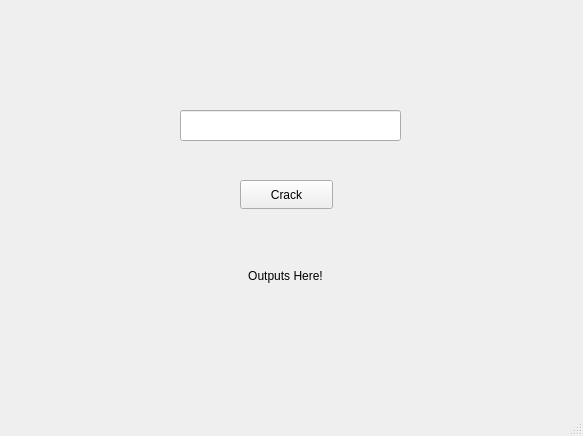
<?xml version="1.0" encoding="UTF-8"?>
<ui version="4.0">
 <class>MainWindow</class>
 <widget class="QMainWindow" name="MainWindow">
  <property name="geometry">
   <rect>
    <x>0</x>
    <y>0</y>
    <width>583</width>
    <height>436</height>
   </rect>
  </property>
  <property name="windowTitle">
   <string>MainWindow</string>
  </property>
  <widget class="QWidget" name="centralwidget">
   <widget class="QLineEdit" name="lineEdit">
    <property name="geometry">
     <rect>
      <x>180</x>
      <y>110</y>
      <width>221</width>
      <height>31</height>
     </rect>
    </property>
   </widget>
   <widget class="QPushButton" name="pushButton">
    <property name="geometry">
     <rect>
      <x>240</x>
      <y>180</y>
      <width>93</width>
      <height>29</height>
     </rect>
    </property>
    <property name="text">
     <string>Crack</string>
    </property>
   </widget>
   <widget class="QLabel" name="label">
    <property name="geometry">
     <rect>
      <x>170</x>
      <y>260</y>
      <width>231</width>
      <height>31</height>
     </rect>
    </property>
    <property name="autoFillBackground">
     <bool>true</bool>
    </property>
    <property name="text">
     <string>Outputs Here!</string>
    </property>
    <property name="alignment">
     <set>Qt::AlignmentFlag::AlignCenter</set>
    </property>
   </widget>
  </widget>
  <widget class="QMenuBar" name="menubar">
   <property name="geometry">
    <rect>
     <x>0</x>
     <y>0</y>
     <width>583</width>
     <height>26</height>
    </rect>
   </property>
  </widget>
  <widget class="QStatusBar" name="statusbar"/>
 </widget>
 <resources/>
 <connections/>
</ui>
